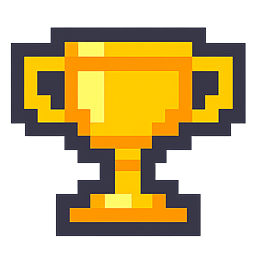
#> input picture .github/assets/tray-default.png, 256 x 256 px
$ python build_macos_assets.py
#> lines starting #> are read from the running program, lines starting #| are printed output that depends on the picture
"""Generate the macOS app icon and menu-bar template assets."""

from __future__ import annotations

import shutil
import subprocess
import sys
from pathlib import Path

from PIL import Image, ImageDraw


ROOT = Path(__file__).resolve().parents[1]
SOURCE_ICON = ROOT / ".github" / "assets" / "tray-default.png"
OUTPUT_DIR = ROOT / "build" / "macos" / "generated"
ICONSET_DIR = OUTPUT_DIR / "CheevoPresence.iconset"
ICNS_PATH = OUTPUT_DIR / "CheevoPresence.icns"
MENU_TEMPLATE_PATH = OUTPUT_DIR / "cheevoRP_menubar_template.png"

ICONSET_SIZES = {
    "icon_16x16.png": 16,
    "icon_16x16@2x.png": 32,
    "icon_32x32.png": 32,
    "icon_32x32@2x.png": 64,
    "icon_128x128.png": 128,
    "icon_128x128@2x.png": 256,
    "icon_256x256.png": 256,
    "icon_256x256@2x.png": 512,
    "icon_512x512.png": 512,
    "icon_512x512@2x.png": 1024,
}


def _load_source_image():
    """Load the base project icon used for all macOS asset variants."""
    if not SOURCE_ICON.exists():
        raise FileNotFoundError(f"Missing source icon: {SOURCE_ICON}")
    return Image.open(SOURCE_ICON).convert("RGBA")
#> returned value is the input picture: PIL image 256x256 RGBA; mean R, G, B, A 88.6, 69.1, 20.4, 136.8


def build_iconset(image):
    """Render the full iconset folder and compile it into a .icns file."""
    if ICONSET_DIR.exists():
        shutil.rmtree(ICONSET_DIR)
    ICONSET_DIR.mkdir(parents=True, exist_ok=True)

    for filename, size in ICONSET_SIZES.items():
        resized = image.resize((size, size), Image.LANCZOS)
        resized.save(ICONSET_DIR / filename)
#> this loop made 10 passes
#> pass 1, in build_iconset, `resized = image.resize((size, size), Image.LANCZOS)`:
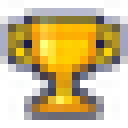
#> resized: PIL image 16x16 RGBA (shown 8 times larger); mean R, G, B, A 95.4, 77.7, 37.9, 136.8; transparent parts drawn white
#> pass 2, in build_iconset, `resized = image.resize((size, size), Image.LANCZOS)`:
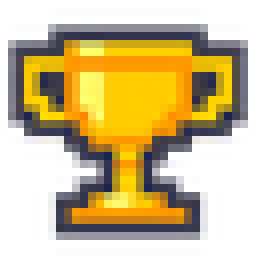
#> resized: PIL image 32x32 RGBA (shown 8 times larger); mean R, G, B, A 95.2, 76.2, 29.1, 136.9; transparent parts drawn white
#> after the loop:
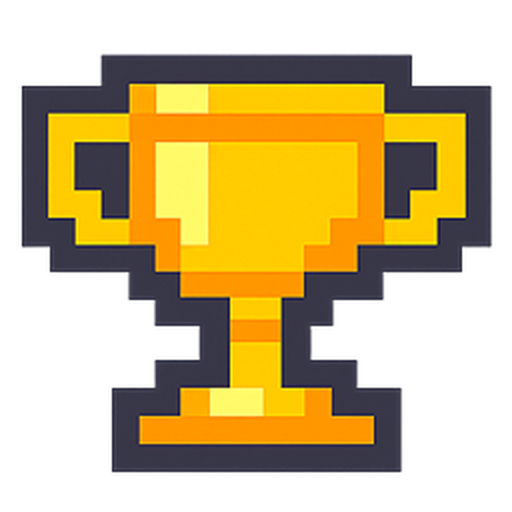
#> resized: PIL image 1024x1024 RGBA (shown at 1/2 size); mean R, G, B, A 88.7, 69.3, 21.2, 136.8; transparent parts drawn white

    subprocess.run(
        ["iconutil", "-c", "icns", str(ICONSET_DIR), "-o", str(ICNS_PATH)],
        check=True,
    )
#> (this line was passed over: subprocess is not available in this run)


def _build_menu_trophy_mask(size):
    """Draw a pixel trophy silhouette centered for the macOS menu bar."""
#> called with size = 256
    grid_size = 24
    pixel = size // grid_size

    mask = Image.new("L", (grid_size, grid_size), 0)
#> mask: PIL image 24x24 L; every value is 0
    draw = ImageDraw.Draw(mask)

    # Bowl
    draw.rectangle((7, 3, 16, 4), fill=255)
    draw.rectangle((5, 5, 18, 6), fill=255)
    draw.rectangle((6, 7, 17, 10), fill=255)
    draw.rectangle((7, 11, 16, 11), fill=255)
    draw.rectangle((8, 12, 15, 12), fill=255)

    # Handles with hollow centers
    draw.rectangle((1, 5, 5, 9), fill=255)
    draw.rectangle((2, 6, 4, 8), fill=0)
    draw.rectangle((18, 5, 22, 9), fill=255)
    draw.rectangle((19, 6, 21, 8), fill=0)

    # Stem and stepped base
    draw.rectangle((10, 13, 13, 16), fill=255)
    draw.rectangle((9, 17, 14, 18), fill=255)
    draw.rectangle((7, 19, 16, 20), fill=255)


    return mask.resize((pixel * grid_size, pixel * grid_size), Image.NEAREST).resize(
        (size, size),
        Image.LANCZOS,
    )
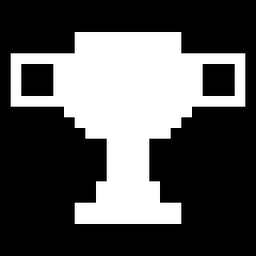
#> returned value: PIL image 256x256 L; min 0, max 255, mean 84.1


def build_menu_template(_image):
    """Generate a dedicated monochrome template image for the menu bar."""
    alpha = _build_menu_trophy_mask(256).resize((64, 64), Image.LANCZOS)
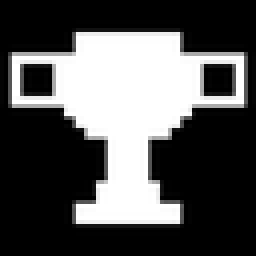
#> alpha: PIL image 64x64 L (shown 4 times larger); min 0, max 255, mean 84.1
    template = Image.new("RGBA", alpha.size, (0, 0, 0, 255))
    template.putalpha(alpha)
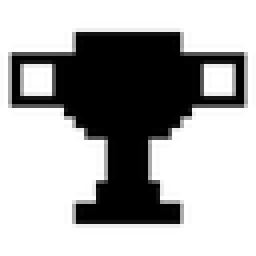
#> template: PIL image 64x64 RGBA (shown 4 times larger); mean R, G, B, A 0, 0, 0, 84.1; transparent parts drawn white
    template.save(MENU_TEMPLATE_PATH)


def main():
    """Generate both macOS icon outputs used by the build script."""
    OUTPUT_DIR.mkdir(parents=True, exist_ok=True)
    source = _load_source_image()
    build_iconset(source)
    build_menu_template(source)
    print(f"Generated {ICNS_PATH}")
    print(f"Generated {MENU_TEMPLATE_PATH}")


if __name__ == "__main__":
    try:
        main()
    except Exception as exc:  # pragma: no cover - build helper
        print(exc, file=sys.stderr)
        raise
